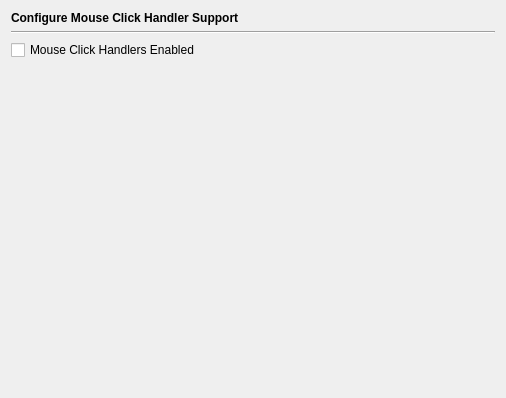
<?xml version="1.0" encoding="UTF-8"?>
<ui version="4.0">
 <class>EditorMouseClickHandlerPage</class>
 <widget class="QWidget" name="EditorMouseClickHandlerPage">
  <property name="geometry">
   <rect>
    <x>0</x>
    <y>0</y>
    <width>506</width>
    <height>398</height>
   </rect>
  </property>
  <layout class="QVBoxLayout" name="verticalLayout_2">
   <item>
    <widget class="QLabel" name="headerLabel">
     <property name="text">
      <string>&lt;b&gt;Configure Mouse Click Handler Support&lt;/b&gt;</string>
     </property>
    </widget>
   </item>
   <item>
    <widget class="Line" name="line6">
     <property name="frameShape">
      <enum>QFrame::HLine</enum>
     </property>
     <property name="frameShadow">
      <enum>QFrame::Sunken</enum>
     </property>
     <property name="orientation">
      <enum>Qt::Horizontal</enum>
     </property>
    </widget>
   </item>
   <item>
    <widget class="QCheckBox" name="mcEnabledCheckBox">
     <property name="toolTip">
      <string>Select this to enable support for mouse click handlers</string>
     </property>
     <property name="whatsThis">
      <string>&lt;b&gt;Mouse Click Handlers Enabled&lt;/b&gt;&lt;p&gt;Select to enable support for mouse click handlers. Individual mouse click handlers may be configured on subordinate pages, if such have been installed and registered. This is usually done by plug-ins.&lt;/p&gt;</string>
     </property>
     <property name="text">
      <string>Mouse Click Handlers Enabled</string>
     </property>
    </widget>
   </item>
   <item>
    <spacer>
     <property name="orientation">
      <enum>Qt::Vertical</enum>
     </property>
     <property name="sizeHint" stdset="0">
      <size>
       <width>456</width>
       <height>51</height>
      </size>
     </property>
    </spacer>
   </item>
  </layout>
 </widget>
 <tabstops>
  <tabstop>mcEnabledCheckBox</tabstop>
 </tabstops>
 <resources/>
 <connections/>
</ui>
